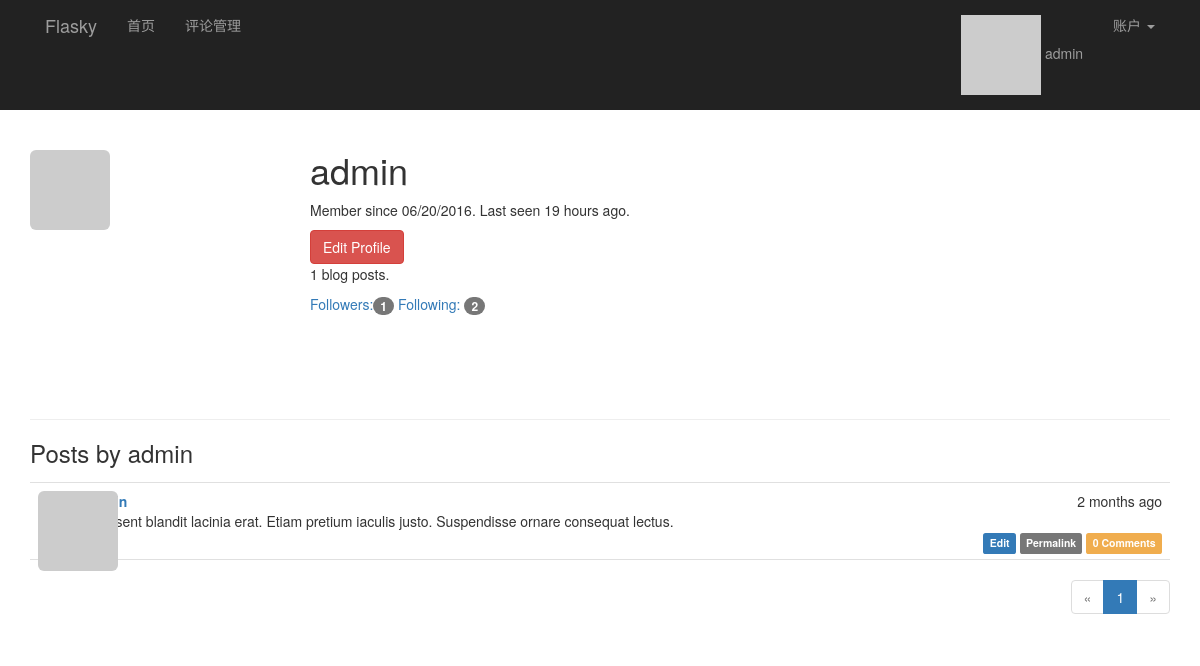
/user/admin (signed in), run on an earlier commit of the app's database.
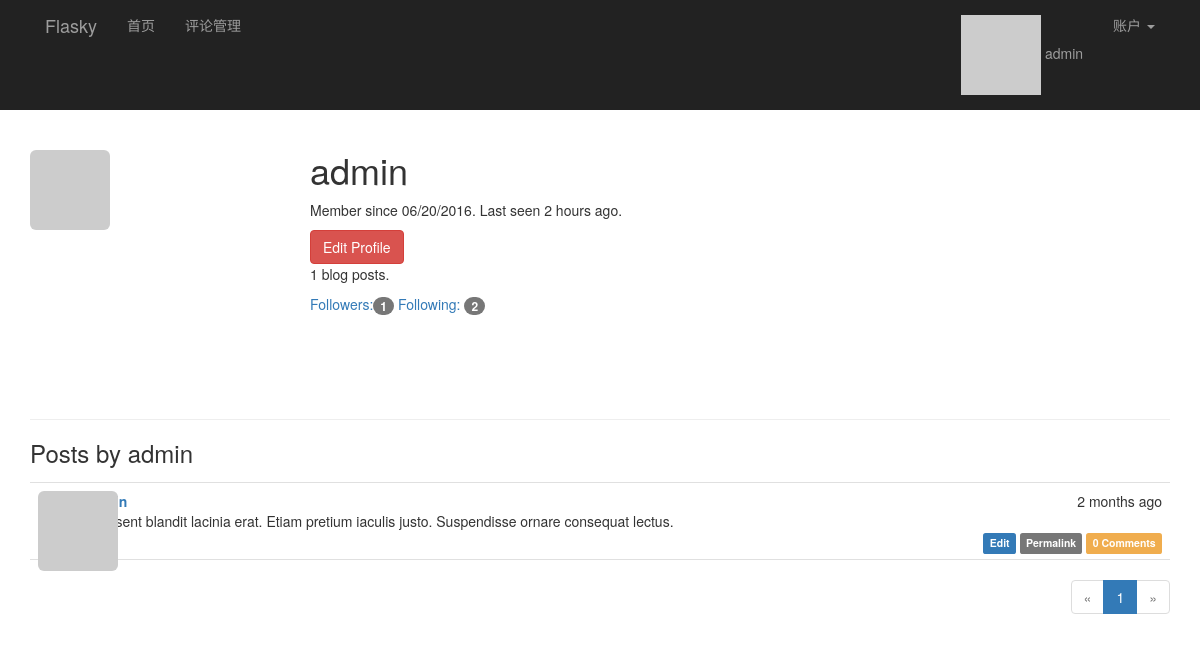
And on a later commit of the database.
### app/models.py (models this page shows, shortened)
class User(UserMixin, db.Model):
    __tablename__ = 'users'
    id = db.Column(db.Integer, primary_key=True)
    email = db.Column(db.String(64), unique=True, index=True)
    username = db.Column(db.String(64), unique=True, index=True)
    password_hash = db.Column(db.String(128))
    confirmed = db.Column(db.Boolean, default=False)
    role_id = db.Column(db.Integer, db.ForeignKey('roles.id'))
    name = db.Column(db.String(64))
    location = db.Column(db.String(64))
    about_me = db.Column(db.TEXT())
    member_since = db.Column(db.DateTime(), default=datetime.utcnow)
    last_seen = db.Column(db.DateTime(), default=datetime.utcnow)
    avatar_hash = db.Column(db.String(32))
    ''' 查询用户写的文章,SQL:
    SELECT
        posts.id AS posts_id,
        posts.body AS posts_body,
        posts.body_html AS posts_body_html,
        posts.timestamp AS posts_timestamp,
        posts.author_id AS posts_author_id
    FROM
        posts
    WHERE
        posts.author_id = 2
    '''
    posts = db.relationship('Post', backref='author', lazy='dynamic')
    """follower_id表示关注者， followed_id表示被关注者
        查询被关注者，select * from follows  LEFT JOIN users on follower_id = id where follower_id=2
    SELECT
        follows.follower_id AS follows_follower_id,
        follows.followed_id AS follows_followed_id,
        follows.timestamp AS follows_timestamp,
        users_1.id AS users_1_id,
        users_1.email AS users_1_email,
        users_1.username AS users_1_username,
        users_1.password_hash AS users_1_password_hash,
        users_1.confirmed AS users_1_confirmed,
        users_1.role_id AS users_1_role_id,
        users_1.name AS users_1_name,
        users_1.location AS users_1_location,
        users_1.about_me AS users_1_about_me,
        users_1.member_since AS users_1_member_since,
        users_1.last_seen AS users_1_last_seen,
        users_1.avatar_hash AS users_1_avatar_hash,
        users_2.id AS users_2_id,
        users_2.email AS users_2_email,
        users_2.username AS users_2_username,
        users_2.password_hash AS users_2_password_hash,
        users_2.confirmed AS users_2_confirmed,
        users_2.role_id AS users_2_role_id,
        users_2.name AS users_2_name,
        users_2.location AS users_2_location,
        users_2.about_me AS users_2_about_me,
        users_2.member_since AS users_2_member_since,
        users_2.last_seen AS users_2_last_seen,
        users_2.avatar_hash AS users_2_avatar_hash
    FROM
        follows
    LEFT OUTER JOIN users AS users_1 ON users_1.id = follows.follower_id
    LEFT OUTER JOIN users AS users_2 ON users_2.id = follows.followed_id
    WHERE
        follows.follower_id = 2;
    """
    followed = db.relationship('Follow', foreign_keys=[Follow.follower_id],
                               backref=db.backref('follower', lazy='joined'),
                               lazy='dynamic',
                               cascade='all, delete-orphan')
    """ 查询关注者， select * from follows  LEFT JOIN users on followed_id = id where followed_id=3
        users_1：关注者表
        users_2：被关注者表
    SELECT
        follows.follower_id AS follows_follower_id,
        follows.followed_id AS follows_followed_id,
        follows.timestamp AS follows_timestamp,
        users_1.id AS users_1_id,
        users_1.email AS users_1_email,
        users_1.username AS users_1_username,
        users_1.password_hash AS users_1_password_hash,
        users_1.confirmed AS users_1_confirmed,
        users_1.role_id AS users_1_role_id,
        users_1.name AS users_1_name,
        users_1.location AS users_1_location,
        users_1.about_me AS users_1_about_me,
        users_1.member_since AS users_1_member_since,
        users_1.last_seen AS users_1_last_seen,
        users_1.avatar_hash AS users_1_avatar_hash,
        users_2.id AS users_2_id,
        users_2.email AS users_2_email,
        users_2.username AS users_2_username,
        users_2.password_hash AS users_2_password_hash,
        users_2.confirmed AS users_2_confirmed,
        users_2.role_id AS users_2_role_id,
        users_2.name AS users_2_name,
        users_2.location AS users_2_location,
        users_2.about_me AS users_2_about_me,
        users_2.member_since AS users_2_member_since,
        users_2.last_seen AS users_2_last_seen,
        users_2.avatar_hash AS users_2_avatar_hash
    FROM
        follows
    LEFT OUTER JOIN users AS users_1 ON users_1.id = follows.follower_id
    LEFT OUTER JOIN users AS users_2 ON users_2.id = follows.followed_id
    WHERE
        follows.followed_id = 7;
    """
    followers = db.relationship('Follow', foreign_keys=[Follow.followed_id],
                                backref=db.backref('followed', lazy='joined'),
                                lazy='dynamic',
                                cascade='all, delete-orphan')
    comments = db.relationship('Comment', backref='author', lazy='dynamic')
    @property
    def password(self):
        raise AttributeError('password is not a readable attribute')
    def ping(self):
        self.last_seen = datetime.utcnow()
        db.session.add(self)
    def gravatar(self, size=100, default='identicon', rating='g'):
        if request.is_secure:
            url = 'https://secure.gravatar.com/avatar'
        else:
            url = 'http://s.gravatar.com/avatar'
        email_hash = self.avatar_hash or hashlib.md5(self.email.encode('utf-8')).hexdigest()
        return '{url}/{hash}?s={size}&d={default}&r={rating}'.format(
            url=url, hash=email_hash, size=size, default=default, rating=rating)
    def can(self, permissions):
        return self.role is not None and (self.role.permissions & permissions) == permissions
    def is_administrator(self):
        return self.can(Permission.ADMINISTER)

class Post(db.Model):
    __tablename__ = 'posts'
    id = db.Column(db.Integer, primary_key=True)
    body = db.Column(db.Text)
    body_html = db.Column(db.Text)
    timestamp = db.Column(db.DateTime, index=True, default=datetime.utcnow)
    author_id = db.Column(db.Integer, db.ForeignKey('users.id'))
    comments = db.relationship('Comment', backref='post', lazy='dynamic')

### app/main/views.py (the view)
@main.route('/user/<username>')
def user(username):
    user_name = User.query.filter_by(username=username).first_or_404()
    page = request.args.get('page', 1, type=int)
    pagination = user_name.posts.order_by(Post.timestamp.desc()).paginate(page, per_page=current_app.config[
        'FLASK_POSTS_PER_PAGE'], error_out=False)
    posts = pagination.items
    return render_template('user.html', user=user_name, posts=posts, pagination=pagination)

### app/auth/views.py (called while the page is built)
@auth.before_app_request
def before_request():
    if current_user.is_authenticated:
        current_user.ping()
        if not current_user.confirmed \
                and request.endpoint[:5] != 'auth.' \
                and request.endpoint != 'static':
            return redirect(url_for('auth.unconfirmed'))

### app/main/__init__.py (called while the page is built)
@main.app_context_processor
def inject_permissions():
    return dict(Permission=Permission)

### app/models.py (called while the page is built)
@login_manager.user_loader
def load_user(user_id):
    return User.query.get(int(user_id))

### app/templates/user.html (shortened to what this page needs)
{% extends "base.html" %}
{% import "_marcros.html" as macros %}
{% block page_content %}
<div class="page-header" xmlns="http://www.w3.org/1999/html">
    <img class="img-rounded profile-thumbnail" src="{{ user.gravatar(size=256) }}">
    <div class="profile-header">
        <h1>{{ user.username }}</h1>
        <p>
            Member since {{ moment(user.member_since).format('L') }}.
            Last seen {{ moment(user.last_seen).fromNow() }}.
        </p>
        {% if user == current_user %}
        <a class="btn btn-danger" href="{{ url_for('.edit_profile') }}">
            Edit Profile
        </a>
        {% endif %}
        <p>{{ user.posts.count() }} blog posts.</p>
        <p>
        <a href="{{ url_for('.followers', username=user.username) }}">
            Followers:<span class="badge">{{ user.followers.count() - 1 }}</span>
        </a>
        <a href="{{ url_for('.followed_by', username=user.username) }}">
            Following: <span class="badge">{{ user.followed.count() - 1 }}
        </span>
        </a>
        </p>
    </div>
</div>
    <h3>Posts by {{ user.username }}</h3>
    {% include '_posts.html' %}
<div class="pagination">
    {{ macros.pagination_widget(pagination, '.user', username=user.username) }}
</div>
{% endblock %}

### app/templates/base.html (shortened to what this page needs)
{% extends "bootstrap/base.html" %}
{% block head %}
{{ super() }}
<link rel="stylesheet" type="text/css" href="{{ url_for('static', filename='styles.css') }}">
{% endblock %}
{% block navbar %}
<div class="nvrbar navbar-inverse" role="navigation" >
    <div class="container">
        <div class="navbar-header">
            <a class="navbar-brand" href="{{ url_for('main.index') }}">Flasky</a>
        </div>
        <div class="navbar-collapse collpase">
            <ul class="nav  navbar-nav">
                <li><a href="{{ url_for('main.index') }}">首页</a></li>
                {% if current_user.can(Permission.MODERATE_COMMENTS) %}
                <li><a href="{{ url_for('main.moderate') }}">评论管理</a></li>
                {% endif %}
            </ul>
            <ul class="nav navbar-nav navbar-right">
                {% if current_user.is_authenticated %}
                <li>
                    <a href="{{ url_for('main.user', username=current_user.username) }}">
                        <img src="{{ current_user.gravatar(size=18) }}">
                        {{ current_user.username }}</a>
                </li>
                <li class="dropdown">
                    <a href="#" class="dropdown-toggle" data-toggle="dropdown">账户 <b class="caret"></b></a>
                </li>
                {% else %}
                <li><a href="{{ url_for('auth.register') }}">注册</a></li>
                <li><a href="{{ url_for('auth.login_username') }}">登录</a> </li>
                {% endif %}
            </ul>
        </div>
     </div>
</div>
{% endblock %}
{% block content %}
<div class="container">
    {% block page_content %}{% endblock %}
</div>
{% endblock %}

### app/templates/_marcros.html
{% macro pagination_widget(pagination, endpoint, fragment='') %}
<ul class="pagination">
    <li {% if not pagination.has_prev %} class="disabled" {% endif %}>
        <a href="{% if pagination.has_prev %}{{ url_for(endpoint, page=pagination.prev_num, **kwargs) }}{{ fragment }}{% else %}#{% endif %}">
        &laquo;
        </a>
    </li>
    {% for p in pagination.iter_pages() %}
        {% if p %}
            {% if p == pagination.pages %}
            <li {% if p == pagination.page %} class="active" {% endif %}>
                <a href="{{ url_for(endpoint, page=p, **kwargs) }}{{ fragment }}">{{ p }}</a>
            </li>
            {% else %}
            <li {% if p == pagination.page %} class="active" {% endif %}>
                <a href="{{ url_for(endpoint, page=p, **kwargs) }}{{ fragment }}">{{ p }}</a>
            </li>
            {% endif %}
        {% else %}
        <li class="disabled"><a href="#">&hellip;</a></li>
        {% endif %}
    {% endfor %}
    <li{% if not pagination.has_next %} class="disabled"{% endif %}>
        <a href="{% if pagination.has_next %}{{ url_for(endpoint,
            page=pagination.next_num, **kwargs) }}{{ fragment }}{% else %}#{% endif %}">
            &raquo;
        </a>
    </li>
</ul>
{% endmacro %}

### app/templates/_posts.html (shortened to what this page needs)
<ul class="posts">
    {% for post in posts %}
    <li class="post">
        <div class="post-thumbnail">
            <a href="{{ url_for('.user', username=post.author.username) }}">
                <img class="img-rounded profile-thumbnail"
                     src="{{ post.author.gravatar(size=40) }}">
            </a>
        </div>
        <div class="post-content">
            <div class="post-date">{{ moment(post.timestamp).fromNow() }}</div>
            <div class="post-author">
                <a href="{{ url_for('.user', username=post.author.username) }}">
                </a>
            </div>
            <div class="post-body">
                {% if post.body_html %}
                    {{ post.body_html | safe }}
                {% else %}
                    {{ post.body }}
                {% endif %}
            </div>
            <div class="post-footer">
                {% if current_user == post.author %}
                <a href="{{ url_for('.edit', post_id=post.id) }}">
                    <span class="label label-primary">Edit</span>
                </a>
                {% elif current_user.is_administrator() %}
                <a href="{{ url_for('.edit', post_id=post.id) }}">
                    <span class="label label-dange  r">Edit [Admin]</span>
                </a>
                {% endif %}
                <a href="{{ url_for('.post', post_id=post.id) }}">
                    <span class="label label-default">Permalink</span>
                </a>
                <a href="{{ url_for('.post', post_id=post.id) }}#comments">
                    <span class="label label-warning">
                        {{ post.comments.count() }} Comments
                    </span>
                </a>
            </div>
        </div>
    </li>
    {% endfor %}
</ul>

### app/static/styles.css (style rules this page uses)
.profile-thumbnail { position: absolute; }
.profile-header { min-height: 260px; margin-left: 280px; }
ul.posts { list-style-type: none; padding: 0px; margin: 16px 0px 0px 0px; border-top: 1px solid #e0e0e0; }
ul.posts li.post { padding: 8px; border-bottom: 1px solid #e0e0e0; }
div.post-date { float: right; }
div.post-author { font-weight: bold; }
div.post-thumbnail { position: absolute; }
div.post-content { margin-left: 48px; min-height: 48px; }
div.post-footer { text-align: right; }
div.pagination { width: 100%; text-align: right; padding: 0px; margin: 0px; }

What changed in the data, as far as the page shows it:
changed User "admin": last_seen "19 hours ago" → "2 hours ago"
